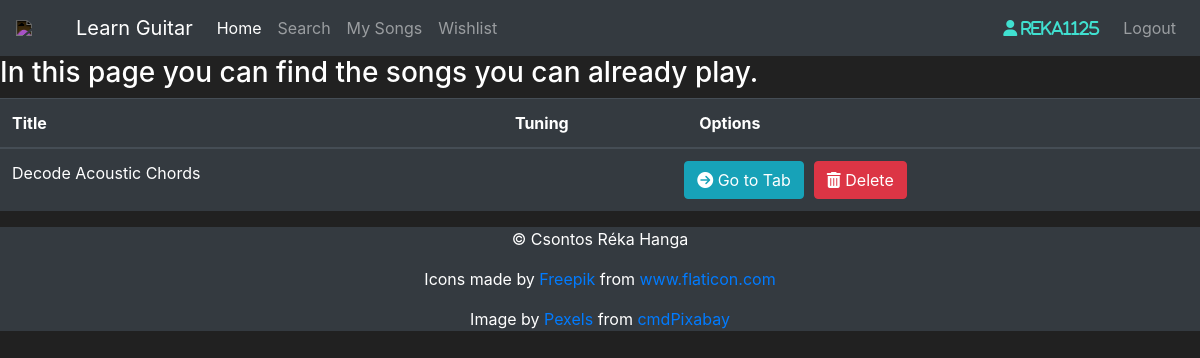
Page /my-songs (signed in) on the earlier database version.
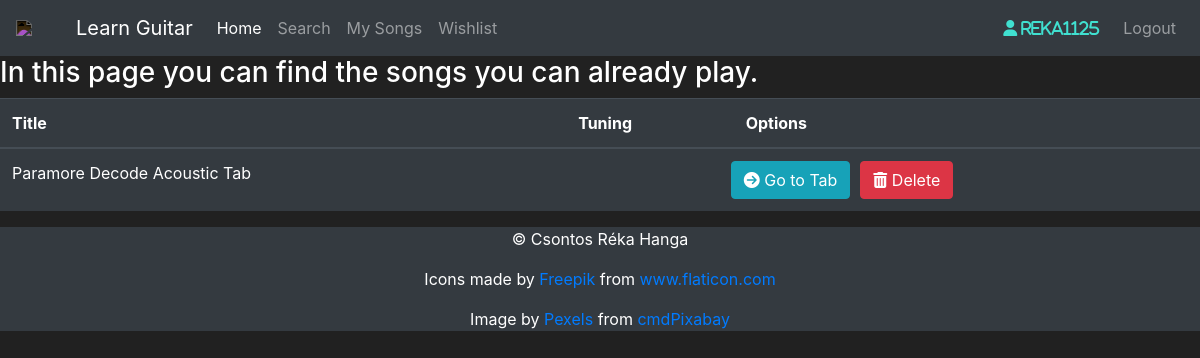
Same page on the later database version.
### application/models.py (models this page shows, shortened)
class User(db.Model, UserMixin):
    user_id = db.Column(db.Integer(), primary_key=True)
    username = db.Column(db.String(length=30), unique=True, nullable=False)
    email_address = db.Column(db.String(length=50), unique=True, nullable=False)
    password_hash = db.Column(db.String(length=60), nullable=False)
    saved_songs = db.relationship('My_Songs', backref='owned_user', lazy=True)
    wishlist = db.relationship('Wishlist', backref='owned_user', lazy=True)
    @property
    def password(self):
        return self.password

class My_Songs(db.Model):
    song_id = db.Column(db.Integer(), primary_key=True)
    title = db.Column(db.String(length=50), nullable=False)
    tuning = db.Column(db.String(length=10))
    video_id = db.Column(db.String(length=200))
    tab_url = db.Column(db.String(length=200), unique=True)
    owner = db.Column(db.Integer(), db.ForeignKey('user.user_id'))

### application/routes.py (the view)
@app.route("/my-songs")
@login_required
def mysongs_page():
    mysongs = My_Songs.query.all()
    return render_template("my-songs.html", songs=mysongs)

### application/models.py (called while the page is built)
@login_manager.user_loader
def load_user(user_id):
    return User.query.get(int(user_id))

### application/templates/my-songs.html (shortened to what this page needs)
{% extends 'base.html' %}
{% block content %}
    <h3>In this page you can find the songs you can already play.</h3>
    <table class="table table-hover table-dark">
        <thead>
            <tr>
                <th scope="col">Title</th>
                <th scope="col">Tuning</th>
                <th scope="col">Options</th>
            </tr>
        </thead>
        <tbody>
                {% for song in songs %}
                    <tr>
                        <td>{{ song.title }}</td>
                        <td>{{ song.tuning }}</td>
                        <td>
                            <div class="row">
                                <form action="{{ url_for('tab_page') }}" method="POST" style="margin-right: 10px">
                                    <button type=submit class="btn btn-outline btn-info">
                                        <i class="fas fa-arrow-circle-right"></i> Go to Tab
                                    </button>
                                </form>
                                <form action="{{ url_for('delete_song_page') }}" method=post class=delete-song>
                                    <button type=submit class="btn btn-outline btn-danger">
                                        <i class="fas fa-trash-alt"></i> Delete
                                    </button>
                                </form>
                            </div>
                        </td>
                    </tr>
                {% endfor %}
        </tbody>
    </table>
{% endblock %}

### application/templates/base.html (shortened to what this page needs)
<!doctype html>
<html lang="en">
    <head>
        <link rel="stylesheet" href="https://cdn.jsdelivr.net/npm/bootstrap@4.5.3/dist/css/bootstrap.min.css"
>
    </head>
    <body>
        <nav id="navigation" class="navbar navbar-expand-md navbar-dark bg-dark">
            <img id="icon" src="https://cdn-icons-png.flaticon.com/512/93/93013.png" class="img-responsive" width="50">
            <a class="navbar-brand" href="#">Learn Guitar</a>
            <div class="collapse navbar-collapse" id="navbarNav">
                <ul class="navbar-nav mr-auto">
                    <li class="nav-item active">
                        <a class="nav-link" href="{{ url_for('home_page') }}">Home </a>
                    </li>
                    <li class="nav-item">
                        <a class="nav-link" href="{{ url_for('search_page') }}">Search</a>
                    </li>
                    <li class="nav-item">
                        <a class="nav-link" href="{{ url_for('mysongs_page') }}">My Songs</a>
                    </li>
                    <li class="nav-item">
                        <a class="nav-link" href="{{ url_for('wishlist_page') }}">Wishlist</a>
                    </li>
                </ul>
                {% if current_user.is_authenticated %}
                    <ul class="navbar-nav">
                        <li class="nav-item">
                            <a class="nav-link">
                                <i class="fas fa-user mr-2" style="color:turquoise;"> {{ current_user.username }}</i>
                            </a>
                        </li>
                        <li class="nav-item">
                            <a class="nav-link" href="{{ url_for('logout_page') }}">Logout</a>
                        </li>
                    </ul>
                {% endif %}
            </div>
        </nav>
        {% block content %}
        {% endblock %}
    </body>
    <footer class=" footer bg-dark">
        <p> &copy; Csontos Réka Hanga</p>
        <p>Icons made by <a href="https://www.freepik.com" title="Freepik">Freepik</a> from <a
                href="https://www.flaticon.com/" title="Flaticon">www.flaticon.com</a></p>
        <p>Image by <a href="https://pixabay.com/users/pexels-2286921/?utm_source=link-attribution&amp;utm_medium=referral&amp;utm_campaign=image&amp;utm_content=1851426">Pexels</a>
            from <a href="https://pixabay.com/?utm_source=link-attribution&amp;utm_medium=referral&amp;utm_campaign=image&amp;utm_content=1851426">cmdPixabay</a></p>
    </footer>
</html>

### application/templates/base.html (style rules this page uses)
body { background-color: #212121; color: white }
#icon { -webkit-filter: invert(1); filter: invert(1); margin-right: 10px; }
.footer { bottom: 0; margin: 0; text-align: center; width: 100%; position: relative; }

Differences in the rows shown:
removed My_Songs: title "Decode Acoustic Chords"
added My_Songs: title "Paramore Decode Acoustic Tab"
